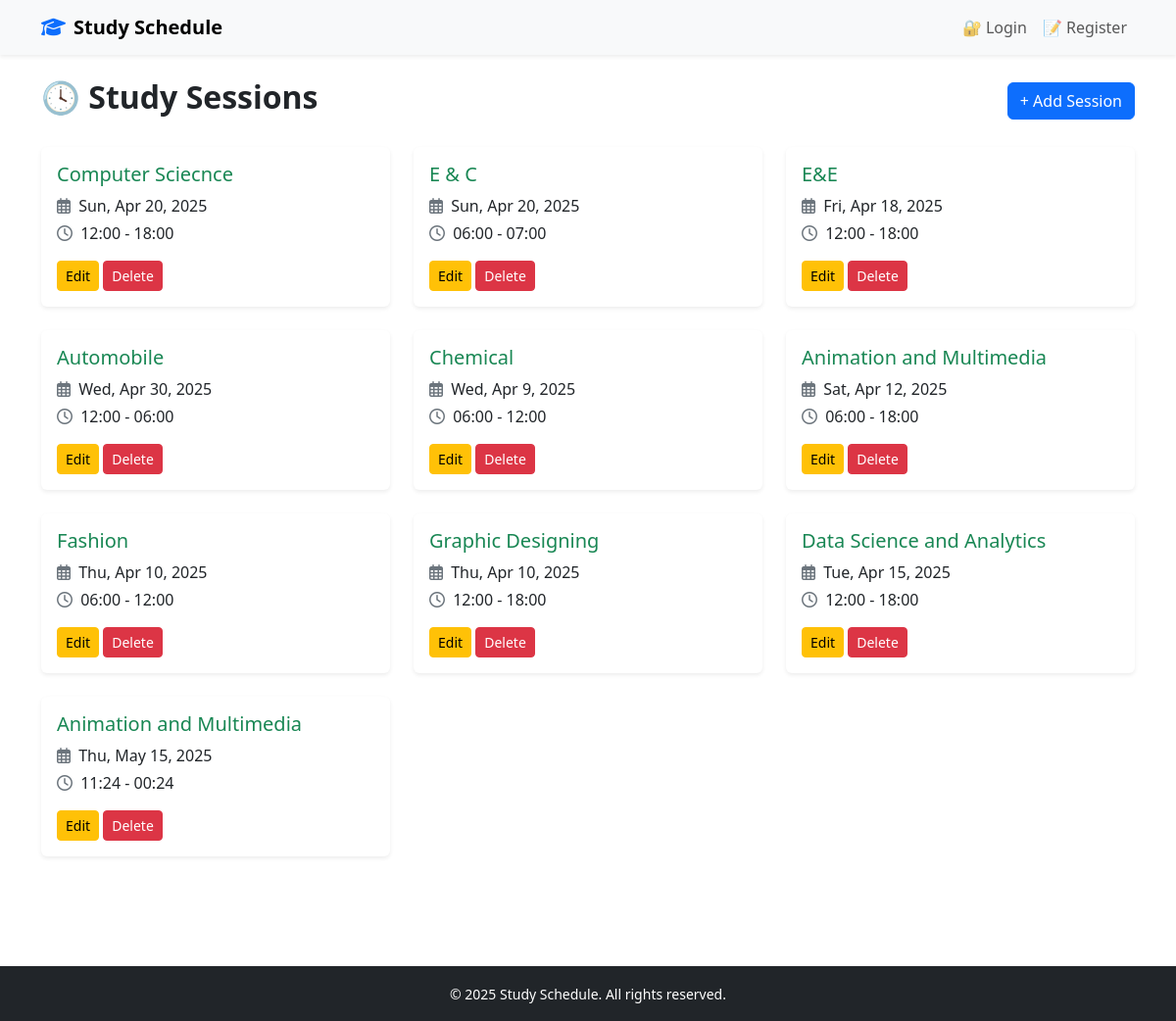
The app's page /sessions/ with its own data.
### scheduler/models.py (models this page shows, shortened)
class StudySession(models.Model):
    course = models.ForeignKey(Course, on_delete=models.CASCADE)
    session_date = models.DateField()
    start_time = models.TimeField()
    end_time = models.TimeField()

class Course(models.Model):
    name = models.CharField(max_length=100)
    description = models.TextField(blank=True)
    credits = models.IntegerField(default=0)

### scheduler/views.py (the view)
# urls.py: path('sessions/', views.session_list, name='sessions'),
def session_list(request):
    sessions = StudySession.objects.all()
    return render(request, 'scheduler/sessions.html', {'sessions': sessions})

### scheduler/templates/scheduler/sessions.html (shortened to what this page needs)
{% extends 'scheduler/base.html' %}
{% block content %}
<div class="d-flex justify-content-between align-items-center mb-4">
  <h2 class="fw-bold">🕓 Study Sessions</h2>
  <a href="{% url 'add_session' %}" class="btn btn-primary">+ Add Session</a>
</div>
<div class="row">
  {% for session in sessions %}
  <div class="col-md-6 col-lg-4 mb-4">
    <div class="card h-100 shadow-sm border-0 hover-zoom">
      <div class="card-body">
        <h5 class="card-title text-success">{{ session.course.name }}</h5>
        <p class="card-text mb-1">
          <i class="far fa-calendar-alt me-1 text-secondary"></i>
          {{ session.session_date|date:"D, M j, Y" }}
        </p>
        <p class="card-text">
          <i class="far fa-clock me-1 text-secondary"></i>
          {{ session.start_time|time:"H:i" }} - {{ session.end_time|time:"H:i" }}
        </p>
        <a href="{% url 'edit_session' session.pk %}" class="btn btn-warning btn-sm">Edit</a>
        <a href="{% url 'delete_session' session.pk %}" class="btn btn-danger btn-sm">Delete</a>
      </div>
    </div>
  </div>
  {% empty %}
  <div class="col-12 text-center">
    <img src="/static/images/empty-calendar.png" alt="No sessions" style="max-width: 200px;" class="mb-3">
    <p class="text-muted">No study sessions scheduled yet.</p>
  </div>
  {% endfor %}
</div>
{% endblock %}

### scheduler/templates/scheduler/base.html (style rules this page uses)
body { scroll-behavior: smooth; }

### records on screen
StudySession: course.name "Computer Sciecnce", session_date "Sun, Apr 20, 2025", start_time "12:00", end_time "18:00"
StudySession: course.name "E & C", session_date "Sun, Apr 20, 2025", start_time "06:00", end_time "07:00"
StudySession: course.name "E&E", session_date "Fri, Apr 18, 2025", start_time "12:00", end_time "18:00"
StudySession: course.name "Automobile", session_date "Wed, Apr 30, 2025", start_time "12:00", end_time "06:00"
StudySession: course.name "Chemical", session_date "Wed, Apr 9, 2025", start_time "06:00", end_time "12:00"
StudySession: course.name "Animation and Multimedia", session_date "Sat, Apr 12, 2025", start_time "06:00", end_time "18:00"
StudySession: course.name "Fashion", session_date "Thu, Apr 10, 2025", start_time "06:00", end_time "12:00"
StudySession: course.name "Graphic Designing", session_date "Thu, Apr 10, 2025", start_time "12:00", end_time "18:00"
StudySession: course.name "Data Science and Analytics", session_date "Tue, Apr 15, 2025", start_time "12:00", end_time "18:00"
StudySession: course.name "Animation and Multimedia", session_date "Thu, May 15, 2025", start_time "11:24", end_time "00:24"
